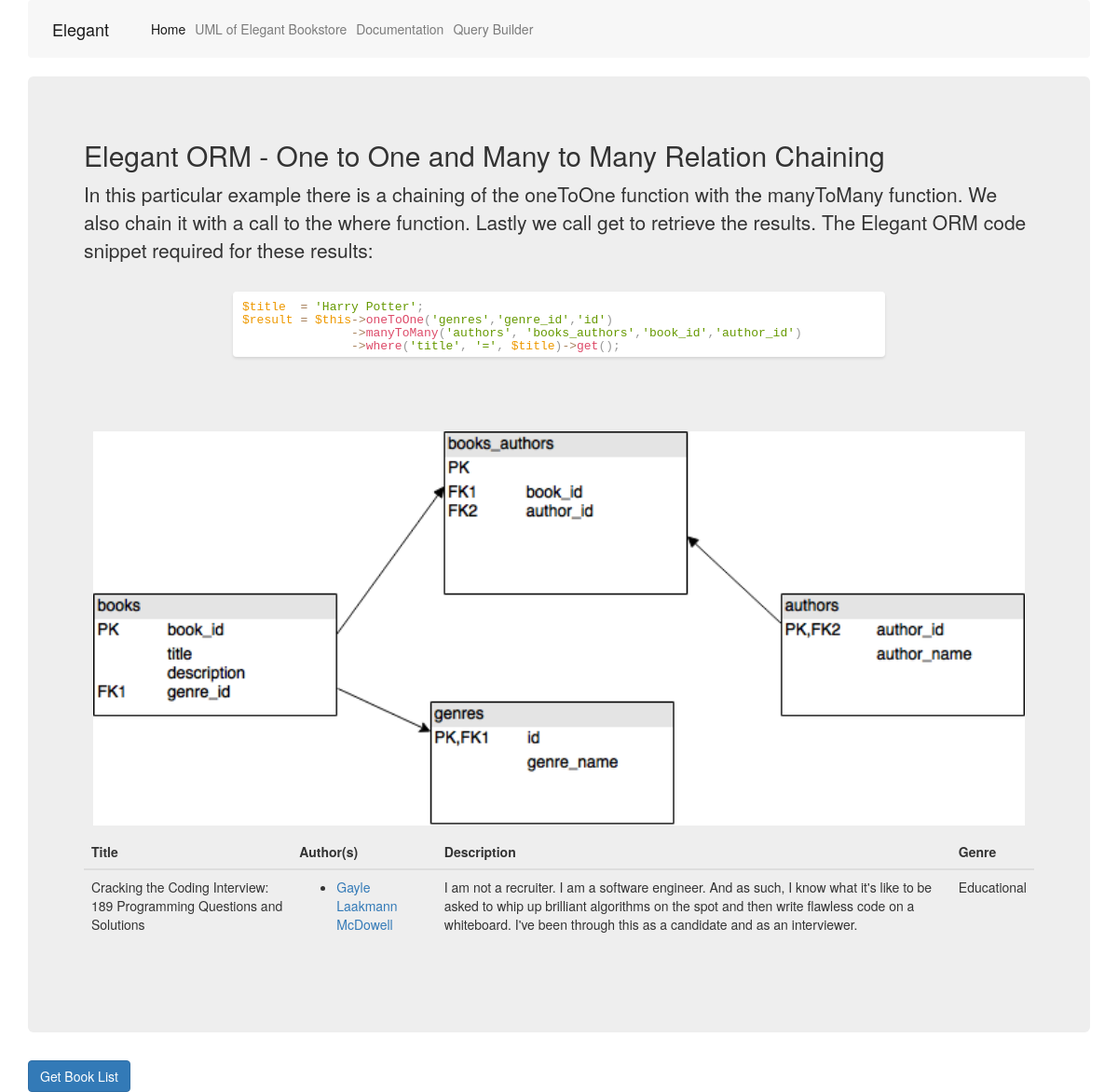
Page /index.php?book=Cracking the Coding Interview: 189 Programming Questions and Solutions on the committed database.
### tables this page shows
CREATE TABLE `books` (
  `book_id` int(11) NOT NULL,
  `title` varchar(250) NOT NULL,
  `description` text NOT NULL,
  `genre_id` int(9) DEFAULT NULL
);

CREATE TABLE `authors` (
  `author_id` int(9) NOT NULL,
  `author_name` varchar(256) NOT NULL
);

CREATE TABLE `genres` (
  `id` int(9) NOT NULL,
  `genre_name` varchar(250) DEFAULT NULL
);

### index.php (called while the page is built)
<?php
include_once("controller/Controller.php");
$SUPER_CONTROLLER = new Controller();
$SUPER_CONTROLLER->invoke();
?>

### model/Book.php (called while the page is built, shortened)
<?php
include_once("Elegant/Model.php");
class Book extends Model {
	public function __construct()
	{
			$this->table_name = 'books';
	}
	public function getBook($title)
	{
		return $result = $this->oneToOne('genres','genre_id','id')->manyToMany('authors', 'books_authors','book_id','author_id')->where('title', '=', $title)->get();
	}
}
?>

### Elegant/Database.php (called while the page is built, shortened)
<?php
class Database {
	private $host       ;
	private $user       ;
	private $password   ;
	private $database   ;
	private $connection = null;
	private $stmt = null;
	function __construct()
	{
		$this->host     = DB_HOST;
		$this->user     = DB_USER;
		$this->password = DB_PASS;
		$this->database = DB_NAME;
		$conn = $this->connectDB();
		$this->connection = $conn;
	}
	private function connectDB() {
		 $dsn = 'mysql:host=' . $this->host . ';dbname=' . $this->database. ';charset=utf8';
		$options = array(
		PDO::ATTR_PERSISTENT => false,
		PDO::ATTR_ERRMODE => PDO::ERRMODE_EXCEPTION
		);
        try{
            $this->connection = new PDO($dsn, $this->user, $this->password, $options);
        }
        catch(PDOException $e){
            $this->error = $e->getMessage();
        }
		return $this->connection;
	}
	public function query($query){
		if($this->connection!=null)
    	$this->stmt = $this->connection->prepare($query);
		else
		 return;
	}
	public function execute(){
		if($this->stmt!=null)
		return $this->stmt->execute();
		else
		 return;
	}
	public function resultset(){
		$this->execute();
		return $this->stmt->fetchAll(PDO::FETCH_ASSOC);
	}
	public function rowCount(){
		return $this->stmt->rowCount();
	}
}
?>

### Elegant/Model.php (called while the page is built, shortened)
<?php
include_once("Database.php");
include_once("QueryBuilder.php");
class Model extends Database
{
    private $queryBuilder = NULL;
    public $table_name = NULL;
    function __construct()
    {
        $this->queryBuilder = new QueryBuilder($this->table_name);
    }
    public function where ($col_name, $arg2, $arg3 )
    {
        $this->queryBuilder->where($col_name, $arg2, $arg3);
        return $this;
    }
	public function manyToMany($table_name,$junction_table,$this_primary_key,$primary_key)
    {
        $this->checkTableExist($table_name);
        $this->checkTableExist($junction_table);
        $this->queryBuilder->manyToMany($table_name,$junction_table,$this_primary_key,$primary_key);
        return $this;
    }
    public function oneToOne($table_name, $primary_key, $foreign_key)
    {
        $this->checkTableExist($table_name);
        $this->queryBuilder->oneToOne($table_name, $primary_key, $foreign_key);
        return $this;
    }
    public function get($cols = NULL)
    {
        $this->checkTableExist();
        $q = $this->queryBuilder->get($cols);
        $this->query($q);
        return $this->resultset();
    }
    private function checkTableExist ($table_name = NULL)
    {
        $tableExists = $this->checkTableExistHelper($table_name);
    }
    private function checkTableExistHelper ($table_name)
    {
        if ($table_name == NULL)
        {
            $this->query("SHOW TABLES LIKE '".$this->table_name."'");
        }
        else
        {
            $this->query("SHOW TABLES LIKE '".$table_name."'");
        }
        $result = $this->execute();
        return $this->rowCount($result) > 0;
    }
}
?>

### Elegant/QueryBuilder.php (called while the page is built, shortened)
<?php
class QueryBuilder
{
    private $hasWhereClause;
    private $isManyToMany;
    private $isOneToOne;
    private $isOneToMany;
    private $query;
    private $table_name;
    function __construct ($models_table_name)
    {
        $this->table_name = $models_table_name;
    }
    public function where ( $col_name, $arg2, $arg3 )
    {
        if ( ! $this->hasWhereClause )
        {
            if ($this->query == '')
            {
                $this->query =" WHERE ".$col_name.$arg2."'".$arg3."'";
            }
            else
            {
                $this->query .=" WHERE ".$col_name.$arg2."'".$arg3."'";
            }
        }
        else
        {
             $this->query .=" AND ".$col_name.$arg2."'".$arg3."'";
        }
        $this->hasWhereClause = TRUE;
        return $this;
    }
	public function manyToMany ( $table_name, $junction_table, $this_primary_key, $primary_key)
    {
        $this->isManyToMany = TRUE;
        if($this->query == '')
        {
            $this->query = $this->table_name." JOIN ".$junction_table." ON (".$this->table_name.".".$this_primary_key."=".$junction_table.".".$this_primary_key.") JOIN ". $table_name." ON (".$junction_table.".".$primary_key."=".$table_name.".".$primary_key.")";
        }
        else
        {
             $this->query .= " JOIN ".$junction_table." ON (".$this->table_name.".".$this_primary_key."=".$junction_table.".".$this_primary_key.") JOIN ". $table_name." ON (".$junction_table.".".$primary_key."=".$table_name.".".$primary_key.")";
        }
        return $this;
    }
    public function oneToOne ( $table_name, $primary_key, $foreign_key)
    {
        $this->isOneToOne = TRUE;
        $this->query = $this->table_name." JOIN ".$table_name." ON ".$this->table_name.".".$primary_key."=".$table_name.".".$foreign_key;
        return $this;
    }
    public function get ($cols = NULL)
    {
        $final_query = 'SELECT ';
        if ($cols == null)
        {
            if ($this->isOneToOne || $this->isOneToMany || $this->isManyToMany)
            {
                $final_query .= "* FROM ";
            }
            else
            {
                $final_query .= "* FROM ".$this->table_name;
            }
        }
        if ($this->query !== '')
        {
            $final_query .= $this->query;
            return $final_query;
        }
        else
        {
            $this->resetProperties();
            return $final_query;
        }
    }
    private function resetProperties()
    {
        $this->hasWhereClause = FALSE;
        $this->isManyToMany   = FALSE;
        $this->isOneToOne     = FALSE;
        $this->isOneToMany    = FALSE;
        $this->query          = '';
    }
}
?>

### view/pages/viewbook.php (the view, shortened to what this page needs)
<div class="jumbotron">
<h2> Elegant ORM - One to One and Many to Many Relation Chaining</h2>
<p> In this particular example there is a chaining of the oneToOne function with the manyToMany function. We also chain it with a call to the where function.  Lastly we call get to retrieve the results. The Elegant ORM code snippet required for these results: </p>
<div style="height: 5em;" class="call-to-action-wrapper">
<div style="height: 5em;" class="code-window animate fade-in">
    <div style="height: 5em;" class="code-editor CodeFlask"><div class="CodeFlask__textarea"></div><pre class="CodeFlask__pre  language-php"><code class="CodeFlask__code  language-php"><span class="token variable">$title</span>  <span class="token operator">=</span> <span class="token string">'Harry Potter'</span><span class="token punctuation">;</span>
<span class="token variable">$result</span> <span class="token operator">=</span> <span class="token variable">$this</span><span class="token operator">-</span><span class="token operator">&gt;</span><span class="token function">oneToOne</span><span class="token punctuation">(</span><span class="token string">'genres'</span><span class="token punctuation">,</span><span class="token string">'genre_id'</span><span class="token punctuation">,</span><span class="token string">'id'</span><span class="token punctuation">)</span>
	       <span class="token operator">-</span><span class="token operator">&gt;</span><span class="token function">manyToMany</span><span class="token punctuation">(</span><span class="token string">'authors'</span><span class="token punctuation">,</span> <span class="token string">'books_authors'</span><span class="token punctuation">,</span><span class="token string">'book_id'</span><span class="token punctuation">,</span><span class="token string">'author_id'</span><span class="token punctuation">)</span>
	       <span class="token operator">-</span><span class="token operator">&gt;</span><span class="token function">where</span><span class="token punctuation">(</span><span class="token string">'title'</span><span class="token punctuation">,</span> <span class="token string">'='</span><span class="token punctuation">,</span> <span class="token variable">$title</span><span class="token punctuation">)</span><span class="token operator">-</span><span class="token operator">&gt;</span><span class="token function">get</span><span class="token punctuation">(</span><span class="token punctuation">)</span><span class="token punctuation">;</span>
	</code></pre></div>
</div>
</div>
<img class="relationsImage" src="assets/images/OneToOneChainedManyToMany.png"></img>
<table class="table table-hover">
	<thead>
      <tr>
        <th>Title</th>
        <th>Author(s)</th>
        <th>Description</th>
        <th>Genre</th>
      </tr>
    </thead>
    <tr>
<?php
	$authors = '';
	foreach ($book as $b )
	{
		$authors .= '<li><a href="index.php?author='.$b['author_name'].'">'.$b['author_name'].'</a> </li>';
	}
	echo '<td>' . $book[0]['title'] .'</td>';
	echo '<td> <ul>' . $authors . '<ul> </td>';
	echo '<td>' . $book[0]['description'] . '</td>';
	echo '<td>' . $book[0]['genre_name'] . '</td>';
?>
	</tr>
</table>
<br>
</div>

### assets/css/codeflaskstyle.css (style rules this page uses)
@media only screen and (min-width: 740px) { .container, .container-full { width: 720px; } }
@media only screen and (min-width: 980px) { .container, .container-full { width: 960px; } }
@media only screen and (min-width: 1140px) { .container, .container-full { width: 1120px; } }
.call-to-action-wrapper { margin-bottom: 5rem; }
.call-to-action-wrapper > * { color: #fff; }
.code-window { max-width: 700px; height: 380px; border-radius: 4px; background: #fff; margin: 3rem auto -5rem; box-shadow: 0 2px 3px rgba(0, 0, 0, 0.1); overflow: hidden; }
.code-window .code-editor { position: relative; height: 340px; color: #444; }
.animate { -webkit-animation-duration: 1s; animation-duration: 1s; -webkit-animation-fill-mode: both; animation-fill-mode: both; }
.fade-in { -webkit-animation-name: fadeIn; animation-name: fadeIn; }

### assets/css/codeflask.css (style rules this page uses)
.CodeFlask { position:relative; overflow:hidden; }
.CodeFlask__textarea, .CodeFlask__pre { box-sizing:border-box; position:absolute; top:0; left:0; width:100%; padding:1rem; border:none; font-family: monospace; font-size:13px; background:transparent; white-space:pre-wrap; line-height:1.5em; word-wrap: break-word; }
.CodeFlask__textarea { border:none; background:transparent; outline:none; resize:none; opacity:0.4; margin:0; z-index:1; height:100%; }
.CodeFlask__pre { z-index:2; overflow-y:auto; margin:0; }
.CodeFlask__code { font-size:inherit; font-family:inherit; color:inherit; display:block; }

### assets/css/prism.css (style rules this page uses)
code, pre, textarea { line-height:1.4rem !important; }
.token.punctuation { color: #999; }
.token.selector, .token.attr-name, .token.string, .token.char, .token.builtin, .token.inserted { color: #690; }
.token.operator, .token.entity, .token.url, .language-css .token.string, .style .token.string { color: #a67f59; }
.token.function { color: #DD4A68; }
.token.regex, .token.important, .token.variable { color: #e90; }

### assets/css/style.css (style rules this page uses)
.relationsImage { width:100%; padding:10px; }

### rows in the picture
books: title "Cracking the Coding Interview: 189 Programming Questions and Solutions", authors.author_name "Gayle Laakmann McDowell", description "I am not a recruiter. I am a software engineer. And as such, I know what it's like to be asked to whip up brilliant algorithms on the spot and then write flawless code on a whiteboard. I've been through this as a candidate and as an interviewer.", genre.genre_name "Educational"
